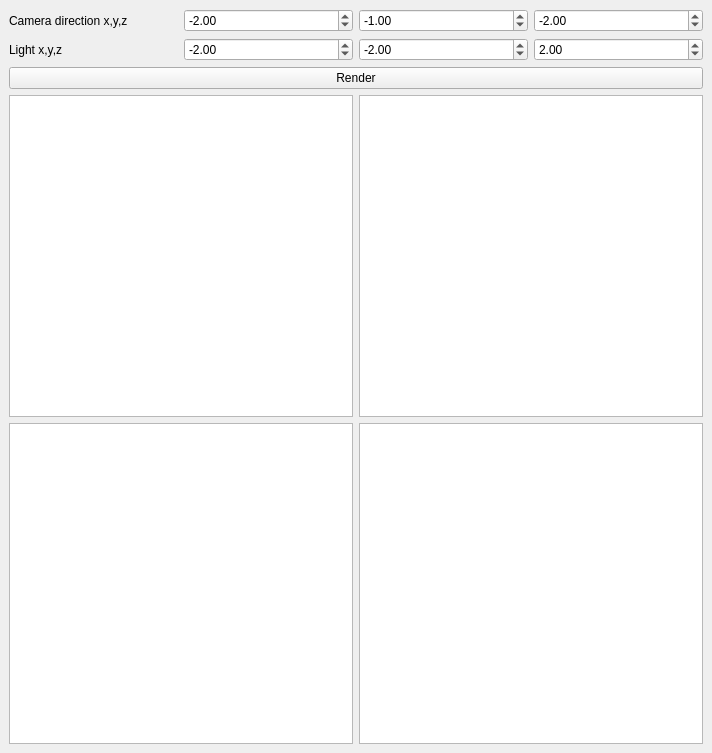
<?xml version="1.0" encoding="UTF-8"?>
<ui version="4.0">
 <class>MainWindow</class>
 <widget class="QMainWindow" name="MainWindow">
  <property name="geometry">
   <rect>
    <x>0</x>
    <y>0</y>
    <width>712</width>
    <height>753</height>
   </rect>
  </property>
  <property name="sizePolicy">
   <sizepolicy hsizetype="Preferred" vsizetype="Preferred">
    <horstretch>0</horstretch>
    <verstretch>0</verstretch>
   </sizepolicy>
  </property>
  <property name="windowTitle">
   <string>cg-lab3</string>
  </property>
  <widget class="QWidget" name="central_widget">
   <property name="sizePolicy">
    <sizepolicy hsizetype="Preferred" vsizetype="Preferred">
     <horstretch>0</horstretch>
     <verstretch>0</verstretch>
    </sizepolicy>
   </property>
   <layout class="QVBoxLayout" name="verticalLayout">
    <item>
     <layout class="QHBoxLayout" name="camera_layout">
      <item>
       <widget class="QLabel" name="camera_label">
        <property name="text">
         <string>Camera direction x,y,z</string>
        </property>
       </widget>
      </item>
      <item>
       <widget class="QDoubleSpinBox" name="camera_x_sbox">
        <property name="minimum">
         <double>-100.000000000000000</double>
        </property>
        <property name="maximum">
         <double>100.000000000000000</double>
        </property>
        <property name="value">
         <double>-2.000000000000000</double>
        </property>
       </widget>
      </item>
      <item>
       <widget class="QDoubleSpinBox" name="camera_y_sbox">
        <property name="minimum">
         <double>-100.000000000000000</double>
        </property>
        <property name="maximum">
         <double>100.000000000000000</double>
        </property>
        <property name="value">
         <double>-1.000000000000000</double>
        </property>
       </widget>
      </item>
      <item>
       <widget class="QDoubleSpinBox" name="camera_z_sbox">
        <property name="minimum">
         <double>-100.000000000000000</double>
        </property>
        <property name="maximum">
         <double>100.000000000000000</double>
        </property>
        <property name="value">
         <double>-2.000000000000000</double>
        </property>
       </widget>
      </item>
     </layout>
    </item>
    <item>
     <layout class="QHBoxLayout" name="light_layout">
      <item>
       <widget class="QLabel" name="light_label">
        <property name="text">
         <string>Light x,y,z</string>
        </property>
       </widget>
      </item>
      <item>
       <widget class="QDoubleSpinBox" name="light_x_sbox">
        <property name="minimum">
         <double>-100.000000000000000</double>
        </property>
        <property name="maximum">
         <double>100.000000000000000</double>
        </property>
        <property name="value">
         <double>-2.000000000000000</double>
        </property>
       </widget>
      </item>
      <item>
       <widget class="QDoubleSpinBox" name="light_y_sbox">
        <property name="minimum">
         <double>-100.000000000000000</double>
        </property>
        <property name="maximum">
         <double>100.000000000000000</double>
        </property>
        <property name="value">
         <double>-2.000000000000000</double>
        </property>
       </widget>
      </item>
      <item>
       <widget class="QDoubleSpinBox" name="light_z_sbox">
        <property name="minimum">
         <double>-100.000000000000000</double>
        </property>
        <property name="maximum">
         <double>100.000000000000000</double>
        </property>
        <property name="value">
         <double>2.000000000000000</double>
        </property>
       </widget>
      </item>
     </layout>
    </item>
    <item>
     <widget class="QPushButton" name="render_button">
      <property name="text">
       <string>Render</string>
      </property>
     </widget>
    </item>
    <item>
     <layout class="QGridLayout" name="gviews">
      <item row="1" column="0">
       <widget class="QGraphicsView" name="gview2"/>
      </item>
      <item row="0" column="0">
       <widget class="QGraphicsView" name="gview0"/>
      </item>
      <item row="1" column="1">
       <widget class="QGraphicsView" name="gview3"/>
      </item>
      <item row="0" column="1">
       <widget class="QGraphicsView" name="gview1"/>
      </item>
     </layout>
    </item>
   </layout>
  </widget>
  <widget class="QMenuBar" name="menubar">
   <property name="geometry">
    <rect>
     <x>0</x>
     <y>0</y>
     <width>712</width>
     <height>20</height>
    </rect>
   </property>
  </widget>
 </widget>
 <resources/>
 <connections/>
</ui>
